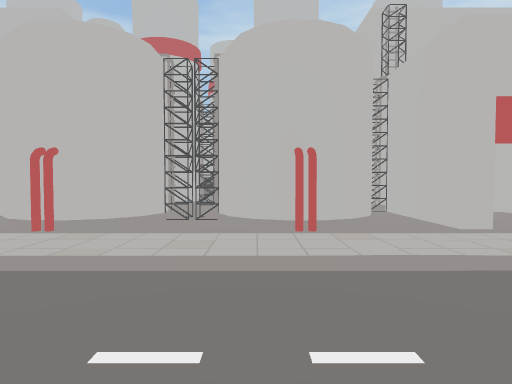
View 1 (above)

15 first-person views from a walk through a Unity game level. The camera is 1.4 m above the floor, tilts 2° down and sees 75° across. The floor is counted in squares, 2 m on a side. Each view is taken from the middle of a square. On the plan, view 1 faces up. The plan holds only what a view shows up to about 10 squares ahead; the rest is blank. The place goes on beyond the plan. The player character is not drawn.

View 2
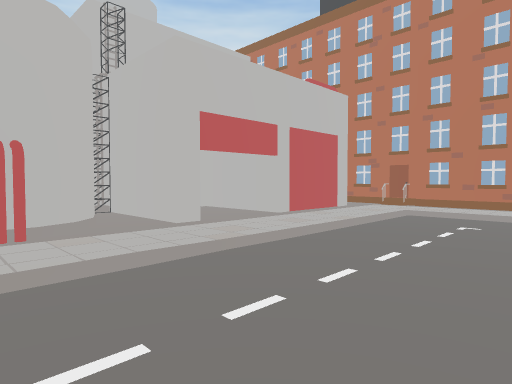

View 3
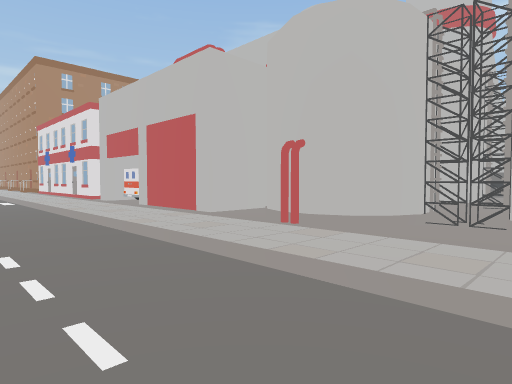

View 4
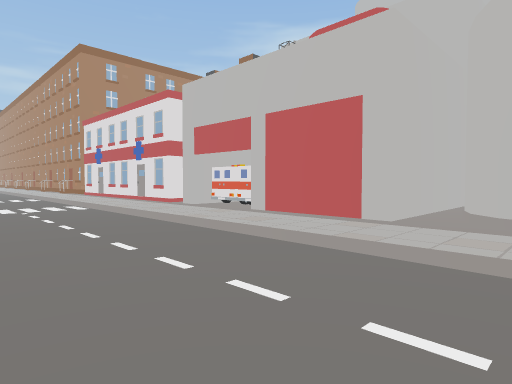

View 5
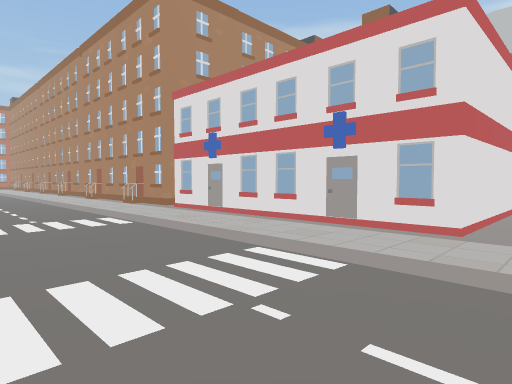

View 6
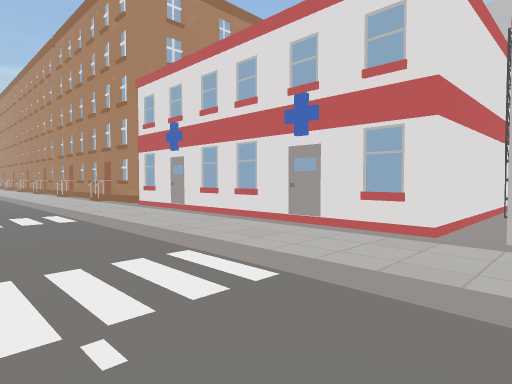

View 7
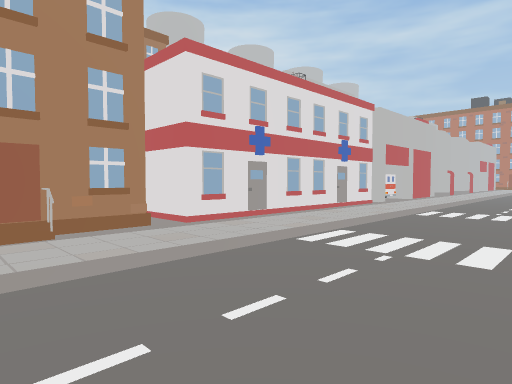

View 8
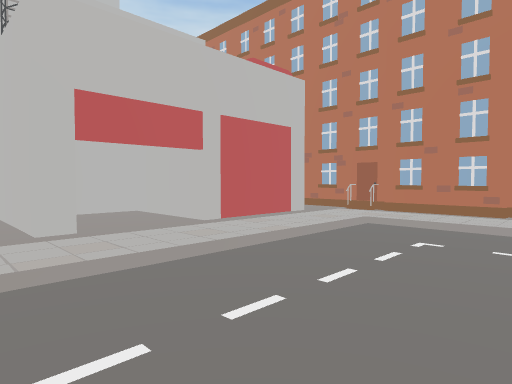

View 9
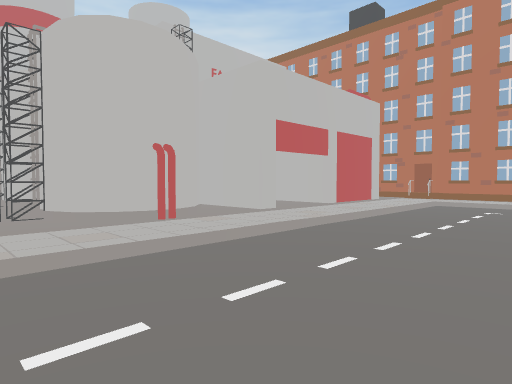

View 10
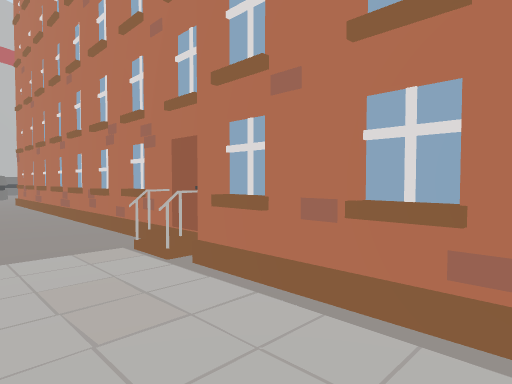

View 11
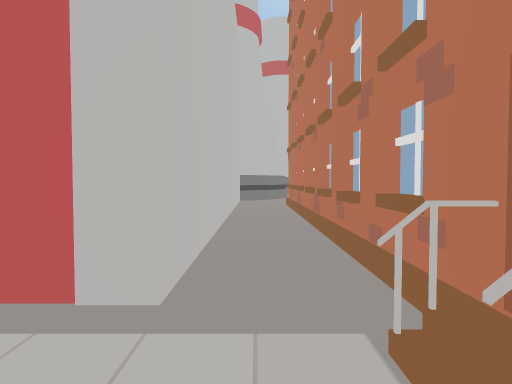

View 12
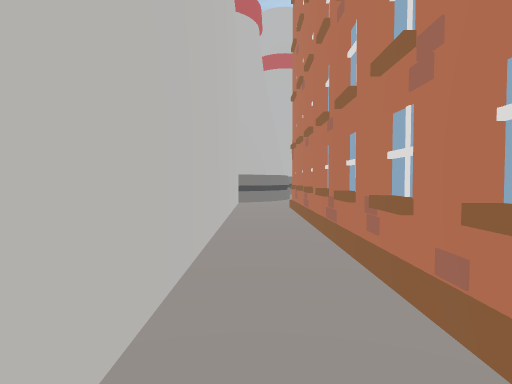

View 13
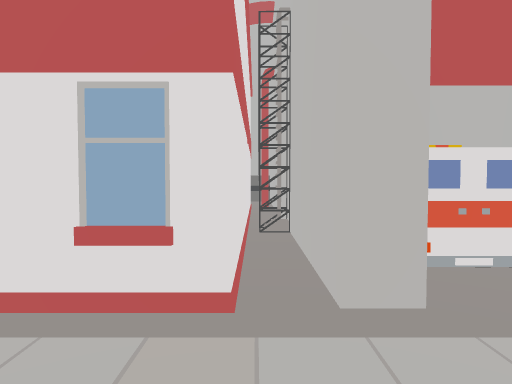

View 14
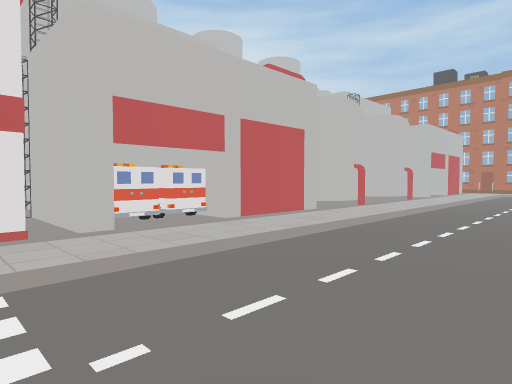

View 15
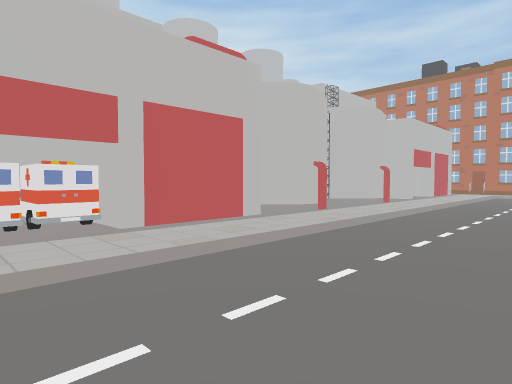

### Floor plan
Key: @ floor where view 1 was taken; # wall or solid block; . main floor; : floor 0.25 m higher than the main floor; / step, stairs or slope; H house; O other object.
Columns run from 21 left of view 1 to 10 right of it. Each row starts with its distance up from view 1.
 14                              #::
 13           :#                 #::
 12           ##                 #:#
 11           #                  #:#
 10                              #:H
  9                              #:#
  8           #             #### #:#
  7           # O   #  ###  #::# #:#
  6    #      #OOO  ###OO####::# #:#
  5  #H###OO####:####:#::##:#::###:H
  4 :::::::::::::::::::::::::::::::#
  3 //////////////////////////////:#
  2 ............................./:#
  1 ............................./:#
  0 /////  .//////////../@/////.

Positions as (right, up) in squares from view 1, and headings:
1: (0, 0), facing up
2: (0, 0), facing up-right
3: (0, 1), facing up-left
4: (-3, 0), facing up-left
5: (-10, 0), facing up-left
6: (-10, 1), facing up-left
7: (-21, 0), facing up-right
8: (2, 0), facing up-right
9: (-2, 0), facing up-right
10: (8, 1), facing up-right
11: (9, 3), facing up
12: (9, 4), facing up
13: (-11, 3), facing up
14: (-12, 0), facing up-right
15: (-10, 0), facing up-right
